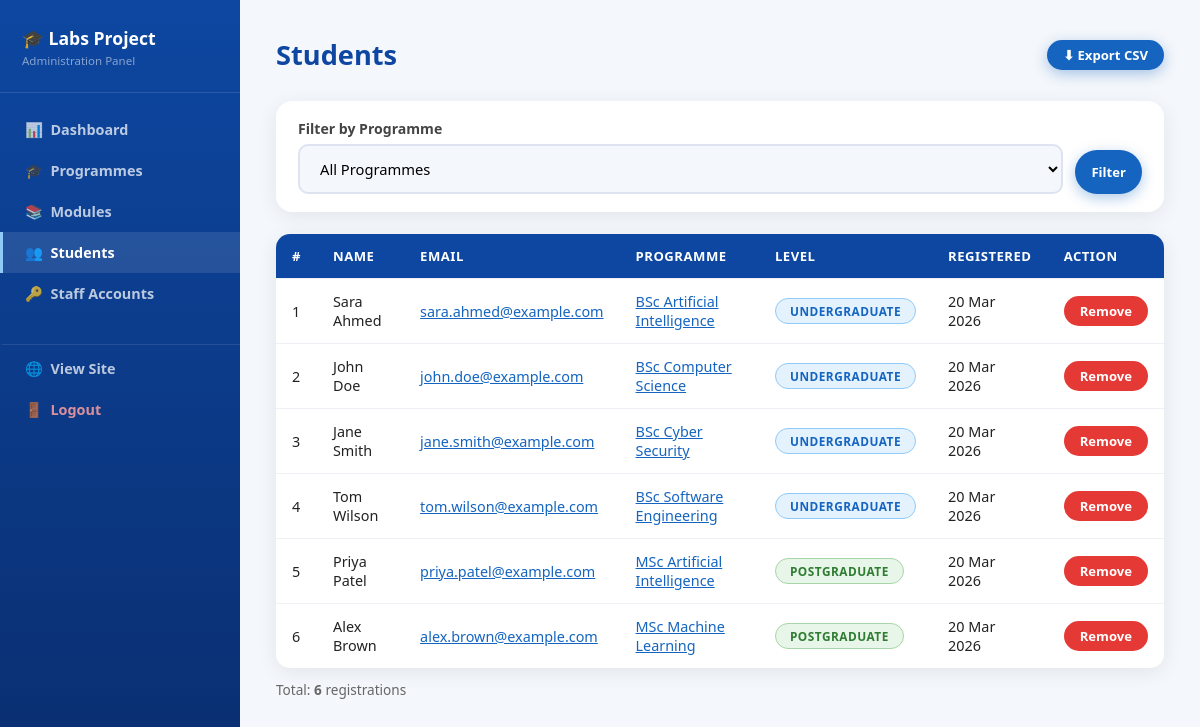
The app's page /admin/students.php (signed in) with its own data.
### tables this page shows
CREATE TABLE IF NOT EXISTS InterestedStudents (
    InterestID   INT AUTO_INCREMENT PRIMARY KEY,
    ProgrammeID  INT NOT NULL,
    StudentName  VARCHAR(100) NOT NULL,
    Email        VARCHAR(255) NOT NULL,
    RegisteredAt TIMESTAMP DEFAULT CURRENT_TIMESTAMP,
    IsActive     TINYINT(1) DEFAULT 1,
    UNIQUE KEY no_duplicates (ProgrammeID, Email),
    FOREIGN KEY (ProgrammeID) REFERENCES Programmes(ProgrammeID) ON DELETE CASCADE
);

CREATE TABLE IF NOT EXISTS Programmes (
    ProgrammeID       INTEGER PRIMARY KEY AUTO_INCREMENT,
    ProgrammeName     VARCHAR(200) NOT NULL,
    LevelID           INTEGER,
    ProgrammeLeaderID INTEGER,
    Description       TEXT,
    Image             VARCHAR(255),
    ImageAlt          VARCHAR(255),
    IsPublished       TINYINT(1) DEFAULT 1,
    FOREIGN KEY (LevelID)           REFERENCES Levels(LevelID),
    FOREIGN KEY (ProgrammeLeaderID) REFERENCES Staff(StaffID)
);

CREATE TABLE IF NOT EXISTS Levels (
    LevelID   INTEGER PRIMARY KEY,
    LevelName TEXT NOT NULL
);

### admin/students.php (the view, shortened to what this page needs)
<?php
require_once __DIR__ . '/../includes/db.php';
$pf=isset($_GET['prog'])?(int)$_GET['prog']:null;
$sql="SELECT i.*,p.ProgrammeName,l.LevelName FROM InterestedStudents i JOIN Programmes p ON i.ProgrammeID=p.ProgrammeID JOIN Levels l ON p.LevelID=l.LevelID WHERE i.IsActive=1";
$params=[];
$sql.=" ORDER BY p.ProgrammeName,i.StudentName";
$stmt=$pdo->prepare($sql); $stmt->execute($params);
$students=$stmt->fetchAll();
$filteredName='';
require_once __DIR__ . '/admin_header.php';
?>
<div class="admin-topbar">
  <h1 class="page-title">Students <?= $filteredName?'<span style="font-size:1rem;color:#666;font-weight:400;"> — '.htmlspecialchars($filteredName).'</span>':'' ?></h1>
  <div style="display:flex;gap:8px;flex-wrap:wrap;">
    <a href="students.php?export=1<?= $pf?'&prog='.$pf:'' ?>" class="btn btn-primary btn-sm">⬇ Export CSV</a>
  </div>
</div>
<div class="form-box" style="margin-bottom:22px;padding:18px 22px;">
  <form method="GET" action="students.php" style="display:flex;gap:12px;align-items:flex-end;flex-wrap:wrap;">
    <div class="form-group" style="margin:0;flex:1;min-width:200px;">
      <label for="pf">Filter by Programme</label>
      <select id="pf" name="prog">
        <option value="">All Programmes</option>
      </select>
    </div>
    <button type="submit" class="btn btn-primary btn-sm" style="height:44px;">Filter</button>
  </form>
</div>
<div class="table-wrap"><table>
  <thead><tr><th>#</th><th>Name</th><th>Email</th><th>Programme</th><th>Level</th><th>Registered</th><th>Action</th></tr></thead>
  <tbody>
    <?php if(empty($students)): ?><tr><td colspan="7" style="text-align:center;padding:30px;color:#666;">No students registered.</td></tr>
    <?php else: foreach($students as $i=>$s): ?>
      <tr>
        <td><?= $i+1 ?></td>
        <td><?= htmlspecialchars($s['StudentName']) ?></td>
        <td><a href="mailto:<?= htmlspecialchars($s['Email']) ?>"><?= htmlspecialchars($s['Email']) ?></a></td>
        <td><a href="students.php?prog=<?= $s['ProgrammeID'] ?>"><?= htmlspecialchars($s['ProgrammeName']) ?></a></td>
        <td><span class="badge <?= strpos($s['LevelName'],'Under')!==false?'badge-ug':'badge-pg' ?>"><?= htmlspecialchars($s['LevelName']) ?></span></td>
        <td><?= date('d M Y',strtotime($s['RegisteredAt'])) ?></td>
        <td>
          <form method="POST" action="students.php<?= $pf?'?prog='.$pf:'' ?>" style="display:inline;" onsubmit="return confirm('Remove this student?')">
            <button type="submit" class="btn btn-danger btn-sm">Remove</button>
          </form>
        </td>
      </tr>
    <?php endforeach; endif; ?>
  </tbody>
</table></div>
<p style="color:#666;font-size:.85rem;margin-top:12px;">Total: <strong><?= count($students) ?></strong> registration<?= count($students)!==1?'s':'' ?></p>
  </main></div></body></html>

### assets/css/style.css (style rules this page uses)
*,*::before,*::after { box-sizing:border-box;margin:0;padding:0 }
html { scroll-behavior:smooth }
body { font-family:"Segoe UI",Tahoma,sans-serif;background:#f4f7fb;color:#222;min-height:100vh }
.badge { display:inline-block;padding:4px 14px;border-radius:25px;font-size:.74rem;font-weight:700;text-transform:uppercase;letter-spacing:.5px }
.badge-ug { background:#e3f2fd;color:#1565c0;border:1.5px solid #90caf9 }
.badge-pg { background:#e8f5e9;color:#2e7d32;border:1.5px solid #a5d6a7 }
.btn { display:inline-block;padding:11px 28px;border-radius:30px;font-family:"Segoe UI",sans-serif;font-size:.92rem;font-weight:700;cursor:pointer;border:none;text-decoration:none;transition:all .3s;text-align:center }
.btn-primary { background:#1565c0;color:white;box-shadow:0 4px 14px rgba(21,101,192,.35) }
.btn-danger { background:#e53935;color:white }
.btn-sm { padding:6px 16px;font-size:.82rem }
.form-box { background:white;padding:35px;border-radius:16px;box-shadow:0 4px 20px rgba(0,0,0,.08) }
.form-group { margin-bottom:18px }
.form-group label { display:block;font-weight:600;font-size:.88rem;margin-bottom:6px;color:#444 }
.form-group input,.form-group select,.form-group textarea { width:100%;padding:12px 16px;border-radius:10px;border:2px solid #dde3f0;background:#f4f7fb;font-family:"Segoe UI",sans-serif;font-size:.92rem;outline:none;transition:all .3s }
.form-group select { cursor:pointer }
.table-wrap { background:white;border-radius:14px;box-shadow:0 4px 20px rgba(0,0,0,.08);overflow:hidden }
table { width:100%;border-collapse:collapse;font-size:.9rem }
th,td { padding:13px 16px;border-bottom:1px solid #eef0f5;text-align:left }
th { background:#0d47a1;color:white;font-weight:700;font-size:.82rem;text-transform:uppercase;letter-spacing:.5px }
tr:last-child td { border-bottom:none }
.admin-topbar { display:flex;align-items:center;justify-content:space-between;margin-bottom:28px;flex-wrap:wrap;gap:12px }
.page-title { color:#0d47a1;font-size:1.7rem;font-weight:800 }
a { color:#1565c0;font-weight:500 }

### records on screen
interestedstudents: StudentName "Sara Ahmed", Email "sara.ahmed@example.com", ProgrammeID.ProgrammeName "BSc Artificial Intelligence", levels.LevelName "UNDERGRADUATE", RegisteredAt "20 Mar 2026"
interestedstudents: StudentName "John Doe", Email "john.doe@example.com", ProgrammeID.ProgrammeName "BSc Computer Science", levels.LevelName "UNDERGRADUATE", RegisteredAt "20 Mar 2026"
interestedstudents: StudentName "Jane Smith", Email "jane.smith@example.com", ProgrammeID.ProgrammeName "BSc Cyber Security", levels.LevelName "UNDERGRADUATE", RegisteredAt "20 Mar 2026"
interestedstudents: StudentName "Tom Wilson", Email "tom.wilson@example.com", ProgrammeID.ProgrammeName "BSc Software Engineering", levels.LevelName "UNDERGRADUATE", RegisteredAt "20 Mar 2026"
interestedstudents: StudentName "Priya Patel", Email "priya.patel@example.com", ProgrammeID.ProgrammeName "MSc Artificial Intelligence", levels.LevelName "POSTGRADUATE", RegisteredAt "20 Mar 2026"
interestedstudents: StudentName "Alex Brown", Email "alex.brown@example.com", ProgrammeID.ProgrammeName "MSc Machine Learning", levels.LevelName "POSTGRADUATE", RegisteredAt "20 Mar 2026"

### other values on screen
count($students) "6"
